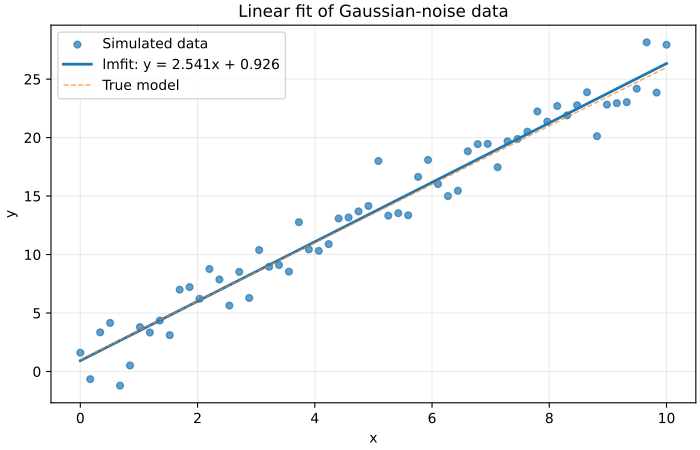

Write the Python code that produced this figure.
"""Generate reproducible noisy linear data and fit it using lmfit."""
from pathlib import Path

import matplotlib
matplotlib.use("Agg")
import matplotlib.pyplot as plt
import numpy as np
from lmfit import Model

OUTPUT = Path(__file__).resolve().parent / "linear_fit.pdf"
RNG_SEED = 42
TRUE_SLOPE = 2.5
TRUE_INTERCEPT = 1.0
NOISE_STD = 2.0


def linear(x, slope, intercept):
    return slope * x + intercept


def main():
    rng = np.random.default_rng(RNG_SEED)
    x = np.linspace(0, 10, 60)
    y = linear(x, TRUE_SLOPE, TRUE_INTERCEPT) + rng.normal(0, NOISE_STD, size=x.size)

    model = Model(linear)
    result = model.fit(y, x=x, slope=1.0, intercept=0.0)
    print(result.fit_report())
    slope = result.params["slope"].value
    intercept = result.params["intercept"].value

    x_smooth = np.linspace(x.min(), x.max(), 300)
    fig, ax = plt.subplots(figsize=(7, 4.5), constrained_layout=True)
    ax.scatter(x, y, s=24, alpha=0.7, label="Simulated data")
    ax.plot(x_smooth, linear(x_smooth, slope, intercept), linewidth=2,
            label=f"lmfit: y = {slope:.3f}x + {intercept:.3f}")
    ax.plot(x_smooth, linear(x_smooth, TRUE_SLOPE, TRUE_INTERCEPT), "--",
            linewidth=1, alpha=0.7, label="True model")
    ax.set(xlabel="x", ylabel="y", title="Linear fit of Gaussian-noise data")
    ax.legend()
    ax.grid(alpha=0.25)
    fig.savefig(OUTPUT, format="pdf")
    plt.close(fig)
    print(f"Saved plot to: {OUTPUT}")


if __name__ == "__main__":
    main()
